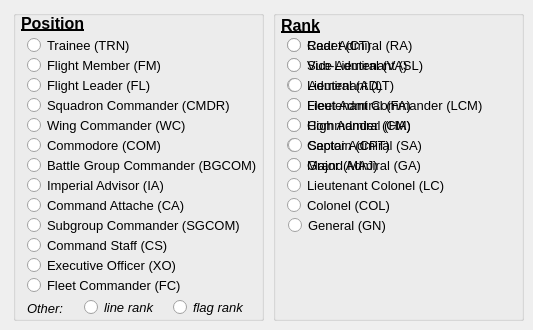
    <widget class="QWidget" name="tabPosRank">
     <attribute name="title">
      <string>Position and Rank</string>
     </attribute>
     <widget class="QGroupBox" name="groupBox">
      <property name="geometry">
       <rect>
        <x>13</x>
        <y>10</y>
        <width>251</width>
        <height>311</height>
       </rect>
      </property>
      <property name="font">
       <font>
        <family>Arial</family>
        <pointsize>10</pointsize>
        <weight>50</weight>
        <bold>false</bold>
        <underline>false</underline>
       </font>
      </property>
      <property name="title">
       <string/>
      </property>
      <widget class="QRadioButton" name="rb_pos_fm">
       <property name="geometry">
        <rect>
         <x>14</x>
         <y>47</y>
         <width>171</width>
         <height>17</height>
        </rect>
       </property>
       <property name="font">
        <font>
         <family>Arial</family>
         <pointsize>10</pointsize>
        </font>
       </property>
       <property name="text">
        <string>Flight Member (FM)</string>
       </property>
      </widget>
      <widget class="QRadioButton" name="rb_pos_fl">
       <property name="geometry">
        <rect>
         <x>14</x>
         <y>67</y>
         <width>231</width>
         <height>17</height>
        </rect>
       </property>
       <property name="font">
        <font>
         <family>Arial</family>
         <pointsize>10</pointsize>
        </font>
       </property>
       <property name="text">
        <string>Flight Leader (FL)</string>
       </property>
      </widget>
      <widget class="QRadioButton" name="rb_pos_cmdr">
       <property name="geometry">
        <rect>
         <x>14</x>
         <y>87</y>
         <width>231</width>
         <height>17</height>
        </rect>
       </property>
       <property name="font">
        <font>
         <family>Arial</family>
         <pointsize>10</pointsize>
        </font>
       </property>
       <property name="text">
        <string>Squadron Commander (CMDR)</string>
       </property>
      </widget>
      <widget class="QRadioButton" name="rb_pos_wc">
       <property name="geometry">
        <rect>
         <x>14</x>
         <y>107</y>
         <width>231</width>
         <height>17</height>
        </rect>
       </property>
       <property name="font">
        <font>
         <family>Arial</family>
         <pointsize>10</pointsize>
        </font>
       </property>
       <property name="text">
        <string>Wing Commander (WC)</string>
       </property>
      </widget>
      <widget class="QRadioButton" name="rb_pos_bgcom">
       <property name="geometry">
        <rect>
         <x>14</x>
         <y>147</y>
         <width>231</width>
         <height>17</height>
        </rect>
       </property>
       <property name="font">
        <font>
         <family>Arial</family>
         <pointsize>10</pointsize>
        </font>
       </property>
       <property name="text">
        <string>Battle Group Commander (BGCOM)</string>
       </property>
      </widget>
      <widget class="QRadioButton" name="rb_pos_ia">
       <property name="geometry">
        <rect>
         <x>14</x>
         <y>167</y>
         <width>231</width>
         <height>17</height>
        </rect>
       </property>
       <property name="font">
        <font>
         <family>Arial</family>
         <pointsize>10</pointsize>
        </font>
       </property>
       <property name="text">
        <string>Imperial Advisor (IA)</string>
       </property>
      </widget>
      <widget class="QRadioButton" name="rb_pos_ca">
       <property name="geometry">
        <rect>
         <x>14</x>
         <y>187</y>
         <width>231</width>
         <height>17</height>
        </rect>
       </property>
       <property name="font">
        <font>
         <family>Arial</family>
         <pointsize>10</pointsize>
        </font>
       </property>
       <property name="text">
        <string>Command Attache (CA)</string>
       </property>
      </widget>
      <widget class="QRadioButton" name="rb_pos_sgcom">
       <property name="geometry">
        <rect>
         <x>14</x>
         <y>207</y>
         <width>231</width>
         <height>17</height>
        </rect>
       </property>
       <property name="font">
        <font>
         <family>Arial</family>
         <pointsize>10</pointsize>
        </font>
       </property>
       <property name="text">
        <string>Subgroup Commander (SGCOM)</string>
       </property>
      </widget>
      <widget class="QRadioButton" name="rb_pos_cs">
       <property name="geometry">
        <rect>
         <x>14</x>
         <y>227</y>
         <width>231</width>
         <height>17</height>
        </rect>
       </property>
       <property name="font">
        <font>
         <family>Arial</family>
         <pointsize>10</pointsize>
        </font>
       </property>
       <property name="text">
        <string>Command Staff (CS)</string>
       </property>
      </widget>
      <widget class="QRadioButton" name="rb_pos_xo">
       <property name="geometry">
        <rect>
         <x>14</x>
         <y>247</y>
         <width>231</width>
         <height>17</height>
        </rect>
       </property>
       <property name="font">
        <font>
         <family>Arial</family>
         <pointsize>10</pointsize>
        </font>
       </property>
       <property name="text">
        <string>Executive Officer (XO)</string>
       </property>
      </widget>
      <widget class="QRadioButton" name="rb_pos_fc">
       <property name="geometry">
        <rect>
         <x>14</x>
         <y>267</y>
         <width>231</width>
         <height>17</height>
        </rect>
       </property>
       <property name="font">
        <font>
         <family>Arial</family>
         <pointsize>10</pointsize>
        </font>
       </property>
       <property name="text">
        <string>Fleet Commander (FC)</string>
       </property>
      </widget>
      <widget class="QRadioButton" name="rb_pos_lr">
       <property name="geometry">
        <rect>
         <x>71</x>
         <y>289</y>
         <width>71</width>
         <height>17</height>
        </rect>
       </property>
       <property name="font">
        <font>
         <family>Arial</family>
         <pointsize>10</pointsize>
         <italic>true</italic>
        </font>
       </property>
       <property name="text">
        <string>line rank</string>
       </property>
      </widget>
      <widget class="QRadioButton" name="rb_pos_fr">
       <property name="geometry">
        <rect>
         <x>160</x>
         <y>289</y>
         <width>71</width>
         <height>17</height>
        </rect>
       </property>
       <property name="font">
        <font>
         <family>Arial</family>
         <pointsize>10</pointsize>
         <italic>true</italic>
        </font>
       </property>
       <property name="text">
        <string>flag rank</string>
       </property>
      </widget>
      <widget class="QLabel" name="label_14">
       <property name="geometry">
        <rect>
         <x>14</x>
         <y>292</y>
         <width>46</width>
         <height>13</height>
        </rect>
       </property>
       <property name="font">
        <font>
         <family>Arial</family>
         <pointsize>10</pointsize>
         <italic>true</italic>
        </font>
       </property>
       <property name="text">
        <string>Other:</string>
       </property>
      </widget>
      <widget class="QLabel" name="label_15">
       <property name="geometry">
        <rect>
         <x>8</x>
         <y>5</y>
         <width>71</width>
         <height>16</height>
        </rect>
       </property>
       <property name="font">
        <font>
         <family>Arial</family>
         <pointsize>12</pointsize>
         <weight>75</weight>
         <bold>true</bold>
         <underline>true</underline>
        </font>
       </property>
       <property name="text">
        <string>Position</string>
       </property>
      </widget>
      <widget class="QRadioButton" name="rb_pos_trn">
       <property name="geometry">
        <rect>
         <x>14</x>
         <y>27</y>
         <width>171</width>
         <height>17</height>
        </rect>
       </property>
       <property name="font">
        <font>
         <family>Arial</family>
         <pointsize>10</pointsize>
        </font>
       </property>
       <property name="text">
        <string>Trainee (TRN)</string>
       </property>
      </widget>
      <widget class="QRadioButton" name="rb_pos_com">
       <property name="geometry">
        <rect>
         <x>14</x>
         <y>127</y>
         <width>231</width>
         <height>17</height>
        </rect>
       </property>
       <property name="font">
        <font>
         <family>Arial</family>
         <pointsize>10</pointsize>
        </font>
       </property>
       <property name="text">
        <string>Commodore (COM)</string>
       </property>
      </widget>
     </widget>
     <widget class="QGroupBox" name="groupBox_2">
      <property name="geometry">
       <rect>
        <x>273</x>
        <y>10</y>
        <width>251</width>
        <height>311</height>
       </rect>
      </property>
      <property name="font">
       <font>
        <family>Arial</family>
        <pointsize>10</pointsize>
        <weight>50</weight>
        <bold>false</bold>
        <underline>false</underline>
       </font>
      </property>
      <property name="title">
       <string/>
      </property>
      <widget class="QLabel" name="label_16">
       <property name="geometry">
        <rect>
         <x>8</x>
         <y>5</y>
         <width>71</width>
         <height>20</height>
        </rect>
       </property>
       <property name="font">
        <font>
         <family>Arial</family>
         <pointsize>12</pointsize>
         <weight>75</weight>
         <bold>true</bold>
         <underline>true</underline>
        </font>
       </property>
       <property name="text">
        <string>Rank</string>
       </property>
      </widget>
      <widget class="QRadioButton" name="rb_rank_sl">
       <property name="geometry">
        <rect>
         <x>14</x>
         <y>47</y>
         <width>171</width>
         <height>17</height>
        </rect>
       </property>
       <property name="font">
        <font>
         <family>Arial</family>
         <pointsize>10</pointsize>
        </font>
       </property>
       <property name="text">
        <string>Sub-Lieutenant (SL)</string>
       </property>
      </widget>
      <widget class="QRadioButton" name="rb_rank_ct">
       <property name="geometry">
        <rect>
         <x>14</x>
         <y>27</y>
         <width>171</width>
         <height>17</height>
        </rect>
       </property>
       <property name="font">
        <font>
         <family>Arial</family>
         <pointsize>10</pointsize>
        </font>
       </property>
       <property name="text">
        <string>Cadet (CT)</string>
       </property>
      </widget>
      <widget class="QRadioButton" name="rb_rank_lt">
       <property name="geometry">
        <rect>
         <x>14</x>
         <y>67</y>
         <width>171</width>
         <height>17</height>
        </rect>
       </property>
       <property name="font">
        <font>
         <family>Arial</family>
         <pointsize>10</pointsize>
        </font>
       </property>
       <property name="text">
        <string>Lieutenant (LT)</string>
       </property>
      </widget>
      <widget class="QRadioButton" name="rb_rank_lcm">
       <property name="geometry">
        <rect>
         <x>14</x>
         <y>87</y>
         <width>201</width>
         <height>17</height>
        </rect>
       </property>
       <property name="font">
        <font>
         <family>Arial</family>
         <pointsize>10</pointsize>
        </font>
       </property>
       <property name="text">
        <string>Lieutenant Commander (LCM)</string>
       </property>
      </widget>
      <widget class="QRadioButton" name="rb_rank_cm">
       <property name="geometry">
        <rect>
         <x>14</x>
         <y>107</y>
         <width>171</width>
         <height>17</height>
        </rect>
       </property>
       <property name="font">
        <font>
         <family>Arial</family>
         <pointsize>10</pointsize>
        </font>
       </property>
       <property name="text">
        <string>Commander (CM)</string>
       </property>
      </widget>
      <widget class="QRadioButton" name="rb_rank_cpt">
       <property name="geometry">
        <rect>
         <x>14</x>
         <y>127</y>
         <width>171</width>
         <height>17</height>
        </rect>
       </property>
       <property name="font">
        <font>
         <family>Arial</family>
         <pointsize>10</pointsize>
        </font>
       </property>
       <property name="text">
        <string>Captain (CPT)</string>
       </property>
      </widget>
      <widget class="QRadioButton" name="rb_rank_maj">
       <property name="geometry">
        <rect>
         <x>14</x>
         <y>147</y>
         <width>171</width>
         <height>17</height>
        </rect>
       </property>
       <property name="font">
        <font>
         <family>Arial</family>
         <pointsize>10</pointsize>
        </font>
       </property>
       <property name="text">
        <string>Major (MAJ)</string>
       </property>
      </widget>
      <widget class="QRadioButton" name="rb_rank_lc">
       <property name="geometry">
        <rect>
         <x>14</x>
         <y>167</y>
         <width>171</width>
         <height>17</height>
        </rect>
       </property>
       <property name="font">
        <font>
         <family>Arial</family>
         <pointsize>10</pointsize>
        </font>
       </property>
       <property name="text">
        <string>Lieutenant Colonel (LC)</string>
       </property>
      </widget>
      <widget class="QRadioButton" name="rb_rank_col">
       <property name="geometry">
        <rect>
         <x>14</x>
         <y>187</y>
         <width>171</width>
         <height>17</height>
        </rect>
       </property>
       <property name="font">
        <font>
         <family>Arial</family>
         <pointsize>10</pointsize>
        </font>
       </property>
       <property name="text">
        <string>Colonel (COL)</string>
       </property>
      </widget>
      <widget class="QRadioButton" name="rb_rank_gn">
       <property name="geometry">
        <rect>
         <x>15</x>
         <y>207</y>
         <width>171</width>
         <height>17</height>
        </rect>
       </property>
       <property name="font">
        <font>
         <family>Arial</family>
         <pointsize>10</pointsize>
        </font>
       </property>
       <property name="text">
        <string>General (GN)</string>
       </property>
      </widget>
      <widget class="QRadioButton" name="rb_rank_ra">
       <property name="geometry">
        <rect>
         <x>14</x>
         <y>27</y>
         <width>171</width>
         <height>17</height>
        </rect>
       </property>
       <property name="font">
        <font>
         <family>Arial</family>
         <pointsize>10</pointsize>
        </font>
       </property>
       <property name="text">
        <string>Rear Admiral (RA)</string>
       </property>
      </widget>
      <widget class="QRadioButton" name="rb_rank_va">
       <property name="geometry">
        <rect>
         <x>14</x>
         <y>47</y>
         <width>171</width>
         <height>17</height>
        </rect>
       </property>
       <property name="font">
        <font>
         <family>Arial</family>
         <pointsize>10</pointsize>
        </font>
       </property>
       <property name="text">
        <string>Vice Admiral (VA)</string>
       </property>
      </widget>
      <widget class="QRadioButton" name="rb_rank_ad">
       <property name="geometry">
        <rect>
         <x>15</x>
         <y>67</y>
         <width>171</width>
         <height>17</height>
        </rect>
       </property>
       <property name="font">
        <font>
         <family>Arial</family>
         <pointsize>10</pointsize>
        </font>
       </property>
       <property name="text">
        <string>Admiral (AD)</string>
       </property>
      </widget>
      <widget class="QRadioButton" name="rb_rank_fa">
       <property name="geometry">
        <rect>
         <x>14</x>
         <y>87</y>
         <width>171</width>
         <height>17</height>
        </rect>
       </property>
       <property name="font">
        <font>
         <family>Arial</family>
         <pointsize>10</pointsize>
        </font>
       </property>
       <property name="text">
        <string>Fleet Admiral (FA)</string>
       </property>
      </widget>
      <widget class="QRadioButton" name="rb_rank_ha">
       <property name="geometry">
        <rect>
         <x>14</x>
         <y>107</y>
         <width>171</width>
         <height>17</height>
        </rect>
       </property>
       <property name="font">
        <font>
         <family>Arial</family>
         <pointsize>10</pointsize>
        </font>
       </property>
       <property name="text">
        <string>High Admiral (HA)</string>
       </property>
      </widget>
      <widget class="QRadioButton" name="rb_rank_sa">
       <property name="geometry">
        <rect>
         <x>15</x>
         <y>127</y>
         <width>171</width>
         <height>17</height>
        </rect>
       </property>
       <property name="font">
        <font>
         <family>Arial</family>
         <pointsize>10</pointsize>
        </font>
       </property>
       <property name="text">
        <string>Sector Admiral (SA)</string>
       </property>
      </widget>
      <widget class="QRadioButton" name="rb_rank_ga">
       <property name="geometry">
        <rect>
         <x>14</x>
         <y>147</y>
         <width>171</width>
         <height>17</height>
        </rect>
       </property>
       <property name="font">
        <font>
         <family>Arial</family>
         <pointsize>10</pointsize>
        </font>
       </property>
       <property name="text">
        <string>Grand Admiral (GA)</string>
       </property>
      </widget>
     </widget>
    </widget>
